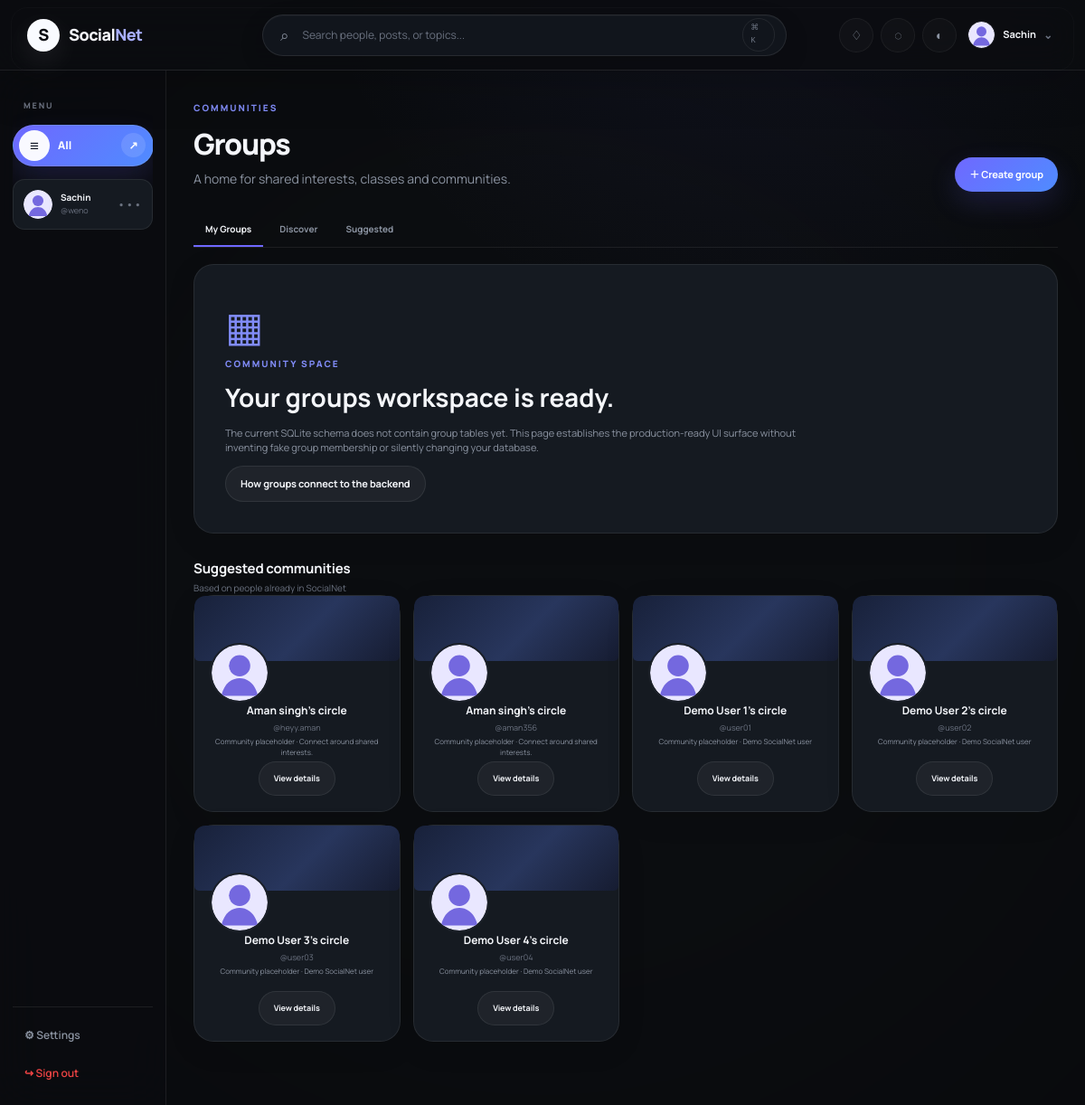
Page /groups (signed in) on the committed database.
### tables this page shows
CREATE TABLE users (
    id INTEGER PRIMARY KEY AUTOINCREMENT,
    name TEXT NOT NULL,
    username TEXT NOT NULL COLLATE NOCASE UNIQUE,
    email TEXT NOT NULL COLLATE NOCASE UNIQUE,
    password_hash TEXT NOT NULL,
    bio TEXT DEFAULT '',
    profile_picture TEXT NOT NULL DEFAULT 'default-avatar.svg',
    is_blocked INTEGER NOT NULL DEFAULT 0,
    created_at TEXT NOT NULL DEFAULT CURRENT_TIMESTAMP
, cover_picture TEXT NOT NULL DEFAULT '');

### app.py (the view)
@app.route("/groups")
@login_required
def groups():
    con = get_db()
    members = con.execute(
        "SELECT id,name,username,profile_picture,bio FROM users WHERE id != ? AND is_blocked=0 ORDER BY name LIMIT 12",
        (session["user_id"],)
    ).fetchall()
    con.close()
    return render_template("groups.html", members=members)

### app.py (called while the page is built)
def get_db():
    con = sqlite3.connect(DB_PATH)
    con.row_factory = sqlite3.Row
    con.execute("PRAGMA foreign_keys = ON")
    return con

def login_required(view):
    @wraps(view)
    def wrapped(*args, **kwargs):
        if "user_id" not in session:
            flash("Please log in to continue.", "error")
            return redirect(url_for("login"))
        return view(*args, **kwargs)
    return wrapped

@app.context_processor
def common_context():
    pending = 0
    if "user_id" in session:
        con = get_db()
        pending = con.execute(
            "SELECT COUNT(*) FROM friend_requests WHERE receiver_id=? AND status='pending'",
            (session["user_id"],)
        ).fetchone()[0]
        con.close()
    current_user = None
    if "user_id" in session:
        con = get_db()
        current_user = con.execute("SELECT * FROM users WHERE id=?", (session["user_id"],)).fetchone()
        con.close()
    return {"pending_count": pending, "logged_in": "user_id" in session, "current_user": current_user}

### templates/groups.html (shortened to what this page needs)
{% extends "base.html" %}{% block title %}Groups · SocialNet{% endblock %}
{% block content %}<div class="content-wrap"><div class="page-heading"><div><p class="eyebrow">COMMUNITIES</p><h1>Groups</h1><p class="subtext">A home for shared interests, classes and communities.</p></div><button class="btn primary" data-action="groups-info">＋ Create group</button></div>
<div class="tabs"><a class="active">My Groups</a><a>Discover</a><a>Suggested</a></div>
<div class="groups-hero card"><div><span>▦</span><p class="eyebrow">COMMUNITY SPACE</p><h2>Your groups workspace is ready.</h2><p>The current SQLite schema does not contain group tables yet. This page establishes the production-ready UI surface without inventing fake group membership or silently changing your database.</p><button class="btn ghost" data-action="groups-info">How groups connect to the backend</button></div></div>
<section class="section-head" style="margin-top:28px"><div><h2>Suggested communities</h2><span>Based on people already in SocialNet</span></div></section><div class="people-grid">{% for m in members[:6] %}<article class="card user-card"><div class="group-cover"></div><img src="{{ url_for('static',filename='uploads/'+m['profile_picture']) }}" style="margin-top:-32px;position:relative"><h3>{{ m['name'] }}’s circle</h3><p>@{{ m['username'] }}</p><small>Community placeholder · {{ m['bio'] or 'Connect around shared interests.' }}</small><button class="btn ghost small" data-action="groups-info">View details</button></article>{% endfor %}</div></div>
{% endblock %}

### templates/base.html (shortened to what this page needs)
<!doctype html>
<html lang="en" data-theme="dark">
<head>
<link rel="stylesheet" href="{{ url_for('static', filename='css/style.css') }}">
</head>
<body class="{% if logged_in %}app-shell{% else %}public-shell{% endif %}">
{% if logged_in %}
<header class="topbar">
  <div class="topbar-left"><button class="icon-btn mobile-menu" data-action="toggle-sidebar" aria-label="Menu">☰</button>
  <a class="brand" href="{{ url_for('dashboard') }}"><span class="brand-mark">S</span><span>Social<span class="brand-accent">Net</span></span></a></div>
  <form class="global-search" action="{{ url_for('search') }}" method="get" autocomplete="off">
    <span>⌕</span><input id="globalSearch" name="q" value="{{ request.args.get('q','') }}" placeholder="Search people, posts, or topics..." aria-label="Search">
    <kbd>⌘ K</kbd><div class="search-suggest" id="searchSuggest"><div class="suggest-head">Quick search</div><div class="suggest-item">Search people by name or @username</div><div class="suggest-item">Find topics and communities</div></div>
  </form>
  <div class="top-actions">
    <a class="icon-btn has-dot" href="{{ url_for('requests_page') }}" title="Notifications">♢{% if pending_count %}<i>{{ pending_count }}</i>{% endif %}</a>
    <a class="icon-btn" href="{{ url_for('friends') }}" title="Messages">◌</a>
    <button class="icon-btn" data-action="toggle-theme" title="Toggle theme">◐</button>
    <div class="user-menu">
      <a href="{{ url_for('profile') }}" class="mini-profile"><img src="{{ url_for('static', filename='uploads/'+(current_user['profile_picture'] if current_user else 'default-avatar.svg')) }}" onerror="this.src='{{ url_for('static', filename='uploads/default-avatar.svg') }}'"><span>{{ session.get('user_name','User') }}</span><b>⌄</b></a>
    </div>
  </div>
</header>
<div class="app-layout">
<aside class="sidebar" id="sidebar">
  <div class="side-scroll">
    <div class="side-label">MENU</div>
    <button class="all-nav-trigger" type="button" data-action="toggle-all-nav" aria-expanded="false" aria-controls="allNavPanel">
      <span class="all-nav-trigger-icon">≡</span><span>All</span><span class="all-nav-chevron">↗</span>
    </button>
    <div class="side-profile">
      <img src="{{ url_for('static', filename='uploads/'+(current_user['profile_picture'] if current_user else 'default-avatar.svg')) }}" alt="">
      <div><b>{{ session.get('user_name','User') }}</b><small>@{{ session.get('username','user') }}</small></div>
      <a href="{{ url_for('profile') }}">•••</a>
    </div>
  </div>
  <div class="side-footer"><a href="{{ url_for('settings') }}">⚙ Settings</a><a class="logout-link" href="{{ url_for('logout') }}">↪ Sign out</a></div>
</aside>
<main class="page-content">
{% block content %}{% endblock %}
</main></div>
{% else %}
{% with messages=get_flashed_messages(with_categories=true) %}{% if messages %}<div class="toast-wrap">{% for category,message in messages %}<div class="toast {{ category }}"><span>!</span>{{ message }}<button data-action="close-toast">×</button></div>{% endfor %}</div>{% endif %}{% endwith %}
{% endif %}
</body></html>

### rows in the picture
users: profile_picture (placeholder picture), get "weno"
users: profile_picture (placeholder picture), name "Aman singh", username "heyy.aman", bio "Connect around shared interests."
users: profile_picture (placeholder picture), name "Aman singh", username "aman356", bio "Connect around shared interests."
users: profile_picture (placeholder picture), name "Demo User 1", username "user01", bio "Demo SocialNet user"
users: profile_picture (placeholder picture), name "Demo User 2", username "user02", bio "Demo SocialNet user"
users: profile_picture (placeholder picture), name "Demo User 3", username "user03", bio "Demo SocialNet user"
users: profile_picture (placeholder picture), name "Demo User 4", username "user04", bio "Demo SocialNet user"

### other values in the picture
{{ session.get('user_name','User') }} "Sachin"
